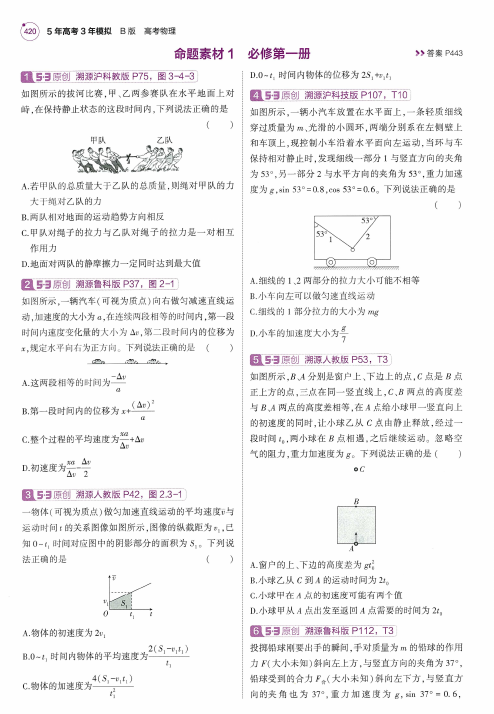
#> input picture assets/pages/page-03.png, 988 x 1428 px (shown at 1/2 size)
$ python build-crops.py
#> lines starting #> are read from the running program, lines starting #| are printed output that depends on the picture
from pathlib import Path
from PIL import Image
import subprocess


ROOT = Path(__file__).resolve().parents[1]
PDF_PATH = Path("/Users/beiyanliu/Downloads/53+-+2026B广东+-+一年预测.pdf")
PAGE_DIR = ROOT / "assets" / "pages"
QUESTION_DIR = ROOT / "assets" / "questions"


QUESTIONS = [
    ("q001", 3, (40, 140, 480, 550)),
    ("q002", 3, (40, 550, 480, 970)),
    ("q003", 3, (493, 155, 950, 710)),
    ("q004", 3, (493, 710, 950, 1220)),
    ("q005", 4, (40, 410, 480, 945)),
    ("q006", 4, (493, 220, 950, 780)),
    ("q007", 5, (40, 135, 480, 610)),
    ("q008", 5, (40, 610, 480, 1040)),
    ("q009", 5, (493, 470, 950, 920)),
    ("q010", 6, (40, 255, 480, 815)),
    ("q011", 6, (40, 815, 480, 1390)),
    ("q012", 6, (493, 80, 950, 760)),
    ("q013", 6, (493, 760, 950, 1390)),
    ("q014", 7, (40, 125, 480, 640)),
    ("q015", 7, (40, 640, 480, 1085)),
    ("q016", 7, (493, 515, 950, 990)),
    ("q017", 8, (40, 390, 480, 940)),
    ("q018", 8, (493, 165, 950, 760)),
    ("q019", 9, (40, 135, 480, 625)),
    ("q020", 9, (40, 625, 480, 1260)),
]


def render_pages():
    PAGE_DIR.mkdir(parents=True, exist_ok=True)
    existing = list(PAGE_DIR.glob("page-03.png"))
    if existing:
        return
    subprocess.run(
        [
            "pdftoppm",
            "-f",
            "3",
            "-l",
            "9",
            "-png",
            "-r",
            "130",
            str(PDF_PATH),
            str(PAGE_DIR / "page"),
        ],
        check=True,
    )


def crop_questions():
    QUESTION_DIR.mkdir(parents=True, exist_ok=True)
    for question_id, page, box in QUESTIONS:
        image_path = PAGE_DIR / f"page-{page:02d}.png"
        if not image_path.exists():
            raise FileNotFoundError(image_path)
        image = Image.open(image_path)
#> image is the input picture: PIL image 988x1428 RGB; mean R, G, B 243, 242.3, 242.9
        cropped = image.crop(box)
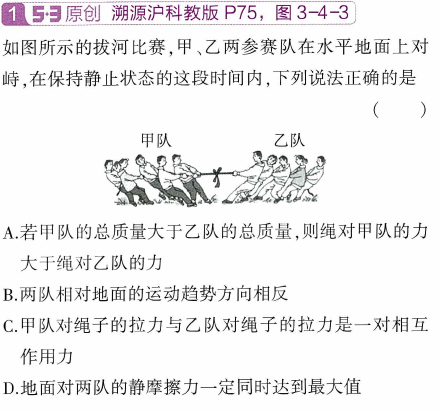
#> cropped: PIL image 440x410 RGB; mean R, G, B 238.1, 237.3, 238
        cropped.save(QUESTION_DIR / f"{question_id}.png")


if __name__ == "__main__":
    render_pages()
#> (the run stopped early here; a loop or call above may not have finished)
